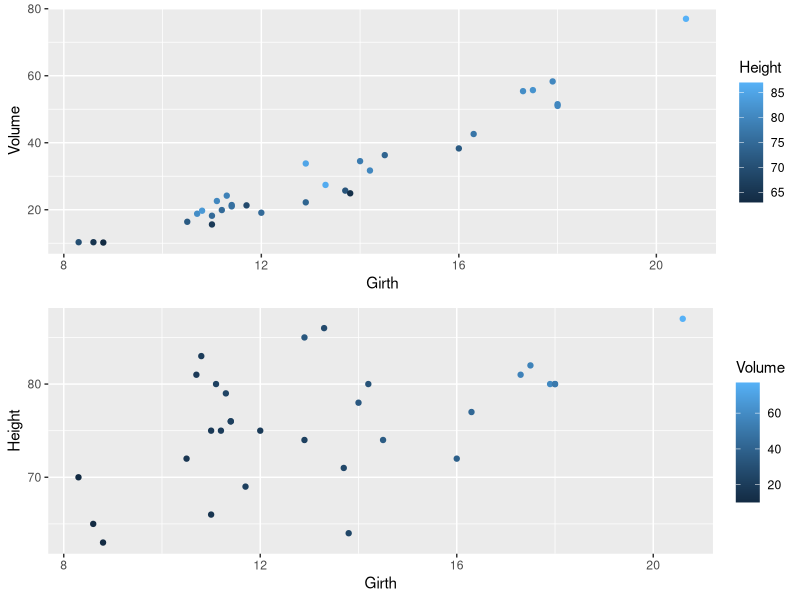

The R source for this figure:
## ---- chunk 1
head(trees)
str(trees)
## ---- chunk 2
library(ggplot2)
library(gridExtra)
g1 <- qplot(data = trees, x = Girth, y = Volume, color = Height)
g2 <- qplot(data = trees, x = Girth, y = Height, color = Volume)
grid.arrange(g1, g2, ncol = 1, nrow = 2)
## ---- chunk 3
fit <- lm(Volume ~ Girth, data = trees)
summary(fit)
